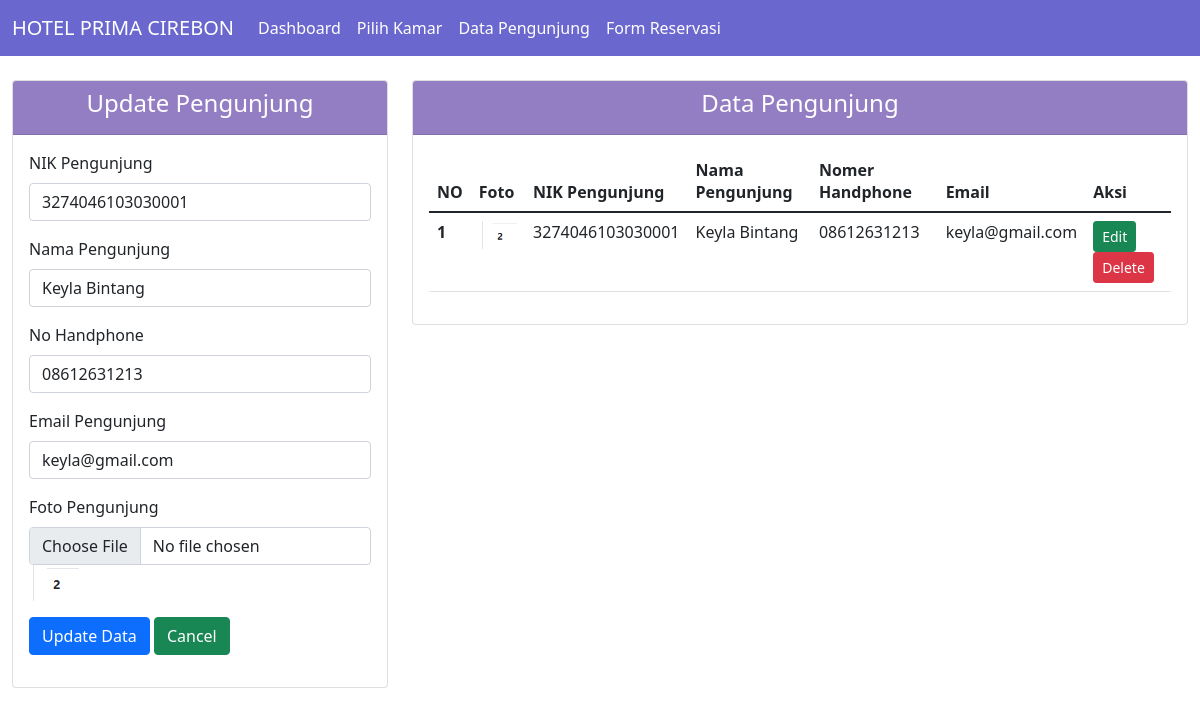
The page /data_pengunjung.php?edit=update&&id=3274046103030001 on the database its author committed.
### tables this page shows
CREATE TABLE `data_pengunjung` (
  `nik` varchar(40) NOT NULL,
  `nama` varchar(40) NOT NULL,
  `no_hp` varchar(40) NOT NULL,
  `email` varchar(40) NOT NULL,
  `foto` varchar(150) NOT NULL
);

### database.php (called while the page is built, shortened)
<?php
class database
{
	var $host = "localhost";
	var $user = "root";
	var $pass = "root";
	var $db   = "20210120014_hotel";
	var $koneksi = "";
	function __construct()
	{
		$this->koneksi = mysqli_connect($this->host, $this->user, $this->pass, $this->db);
	}
	function data_pengunjung()
	{
		return mysqli_query($this->koneksi, "select * from data_pengunjung");
	}
	function tampil_update_pengunjung($nik)
	{
		$data = mysqli_query($this->koneksi, "select * from data_pengunjung where nik='$nik' ");
		return $data;
	}
}

### data_pengunjung.php (the view, shortened to what this page needs)
<?php
class dashboard
{
  function __construct()
  {
    include "menu.php";
  }
}
include('database.php');
$db = new database;
$data_pengunjung = $db->data_pengunjung();
?>
<!doctype html>
<html lang="en">
<head>
  <link href="https://cdn.jsdelivr.net/npm/bootstrap@5.1.3/dist/css/bootstrap.min.css" rel="stylesheet">
</head>
<body>
  <div class="container-fluid">
    <div class="row mt-4">
      <?php include "form_pengunjung.php" ?>
      <div class="col-md-8">
        <div class="card">
          <div class="card-header" style="background: #947EC3;">
            <h4 class="text-center text-white">Data Pengunjung</h4>
          </div>
          <div class="card-body">
            <div class="table-responsive">
              <table class="table table-stripped">
                <thead>
                  <tr>
                    <th scope="col">NO</th>
                    <th scope="col">Foto</th>
                    <th scope="col">NIK Pengunjung</th>
                    <th scope="col">Nama Pengunjung</th>
                    <th scope="col">Nomer Handphone</th>
                    <th scope="col">Email</th>
                    <th scope="col">Aksi</th>
                  </tr>
                </thead>
                <tbody>
                  <?php
                  $no = 1;
                  foreach ($data_pengunjung as $row) {
                  ?>
                    <tr>
                      <th><?php echo $no++; ?></th>
                      <td>
                        <img src="./doc/<?php echo "$row[foto]"; ?>" width="50px" class="img-fluid" alt="<?php echo "$row[foto]"; ?>">
                      </td>
                      <td><?php echo "$row[nik]"; ?></td>
                      <td><?php echo "$row[nama]"; ?></td>
                      <td><?php echo "$row[no_hp]"; ?></td>
                      <td><?php echo "$row[email]"; ?></td>
                      <td>
                        <?php echo "<a href='data_pengunjung.php?edit=update&&id=$row[nik]' class='btn btn-sm btn-success'>Edit</a>"; ?>
                        <?php echo "<a href='proses_pengunjung.php?aksi=delete&&id=$row[nik]' class='btn btn-sm btn-danger'  onclick='return confirm(Yakin akan menghapus data ini?)'>Delete</a>"; ?>
                      </td>
                    </tr>
                  <?php
                  }
                  ?>
                </tbody>
              </table>
            </div>
          </div>
        </div>
      </div>
    </div>
  </div>
</body>
</html>

### form_pengunjung.php (shortened to what this page needs)
<?php
function update_data()
{
  $db = new database();
  $nik = $_GET['id'];
  $data_pengunjung = mysqli_fetch_array($db->tampil_update_pengunjung($nik));
?>
  <div class="col-md-4">
    <div class="card">
      <div class="card-header" style="background: #947EC3;">
        <h4 class="text-center text-white">Update Pengunjung</h4>
      </div>
      <div class="card-body">
        <form method="POST" action="<?php echo "proses_pengunjung.php?aksi=update"; ?>" enctype="multipart/form-data">
          <div class="form-group mb-3">
            <label class="form-label">NIK Pengunjung</label>
            <input type="text" name="nik" class="form-control" value="<?php echo $data_pengunjung['nik'] ?>">
          </div>
          <div class="form-group mb-3">
            <label class="form-label">Nama Pengunjung</label>
            <input type="text" name="nama" class="form-control" value="<?php echo $data_pengunjung['nama'] ?>">
          </div>
          <div class="form-group mb-3">
            <label class="form-label">No Handphone</label>
            <input type="text" name="no_hp" class="form-control" value="<?php echo $data_pengunjung['no_hp'] ?>">
          </div>
          <div class="form-group mb-3">
            <label class="form-label">Email Pengunjung</label>
            <input type="email" name="email" class="form-control" value="<?php echo $data_pengunjung['email'] ?>">
          </div>
          <div class="form-group mb-3">
            <label class="form-label">Foto Pengunjung</label>
            <input type="file" name="foto" class="form-control" required>
            <img src="./doc/<?php echo "$data_pengunjung[foto]"; ?>" width="50px" class="img-fluid" alt="<?php echo "$data_pengunjung[foto]"; ?>">
          </div>
          <div class="form-group mb-3">
            <input type="submit" name="simpan" class="btn btn-primary" value="Update Data">
            <a herf="data_pengunjung.php" class="btn btn-success ">Cancel</a>
          </div>
        </form>
      </div>
    </div>
  </div>
<?php }
?>
<?php
$edit = $_GET['edit'];
if ($edit == "update") {
  update_data();
} else {
  tambah_data();
}
?>

### rows shown on the page
data_pengunjung: nik "3274046103030001", nama "Keyla Bintang", no_hp "08612631213", email "keyla@gmail.com", foto (picture)
